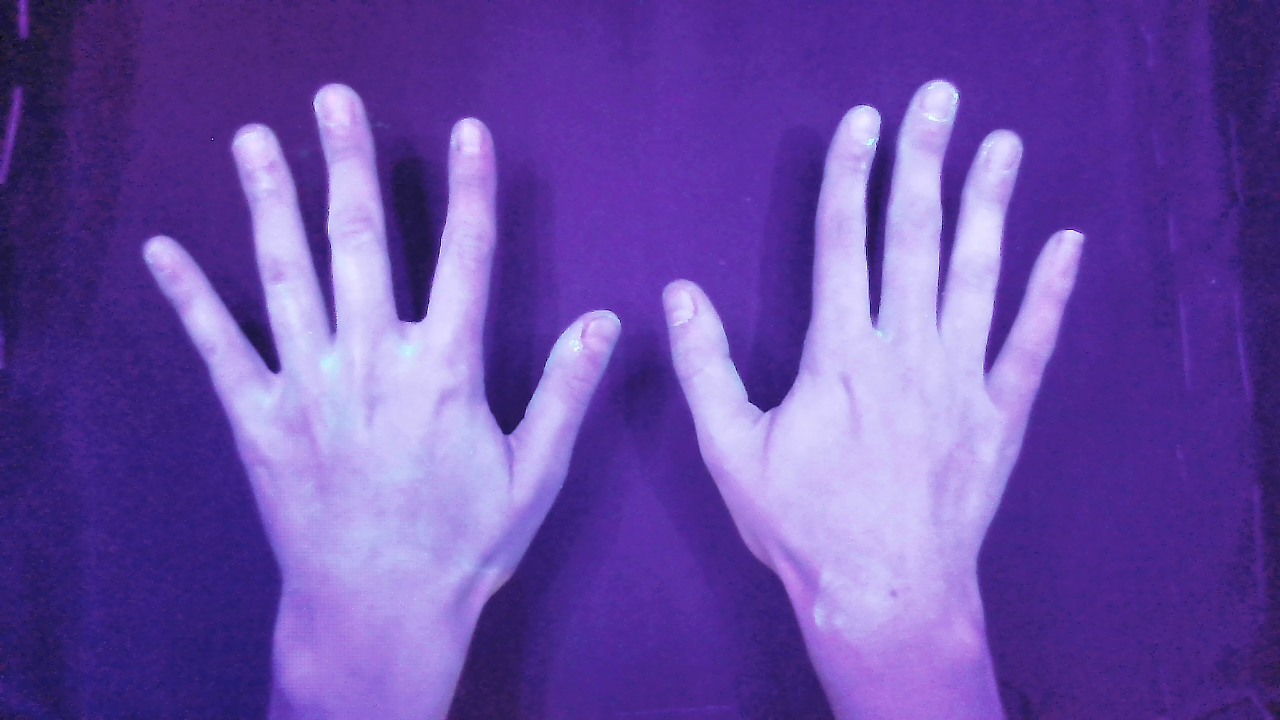
#> input picture Processing/Bank/Imgs/hand_test_102.png, 1280 x 720 px
$ python -i main.py   (imports and definitions only)
#> lines starting #> are read from the running program, lines starting #| are printed output that depends on the picture
import cv2 as cv
import matplotlib.pyplot as plt
import numpy as np
import scipy.signal as sig
import errno
import os

results = []

def path(i): return f'Processing/Bank/Imgs/hand_test_{i}.png'

def createImg(i, hide=True, resized=False):
    img = cv.imread(path(i))
    if not resized:
        w = int(1280/3)
        h = int(720/3)
        img = cv.resize(img, (w,h))
        img = img[0:int(h*4/5), 0:w] # recortar imagen en muñeca
    if not hide: cv.imshow(f'Original {i}', img)
    return img

# [94 lines left out: functions set_histogram, one_d_histogram, find_hand_thresh, get_binary_mask, contour, split_n_clahe and 1 more, not called in this run]


w = int(1280/3)
h = int(720/3)

# [6 lines left out: function text, not called in this run]

def show_gel_percentage(i):

    j = i - 2

    handGel = createImg(i, hide=True)
    handNoGel = createImg(j, hide=True)

    ### Hand mask ###
    medium_blur = (3,3)
    blurredHandGel = cv.blur(handGel, medium_blur)
    blurredHandNoGel = cv.blur(handNoGel, medium_blur)
    grayBlurredHandGel = cv.cvtColor(blurredHandGel, cv.COLOR_BGR2GRAY)
    grayBlurredHandNoGel = cv.cvtColor(blurredHandNoGel, cv.COLOR_BGR2GRAY)
    hGrayBlurredHandGel = one_d_histogram(grayBlurredHandGel, 'Blurred gray gel', hide=True)
    hGrayBlurredHandNoGel = one_d_histogram(grayBlurredHandNoGel, 'Blurred gray no gel', hide=True)
    mGrayBlurredHandGel = get_binary_mask(i, find_hand_thresh(hGrayBlurredHandGel, title='gel thresh', hide=True), grayBlurredHandGel, 'gray blurred gel')
    mGrayBlurredHandNoGel = get_binary_mask(i, find_hand_thresh(hGrayBlurredHandNoGel, title='no gel thresh', hide=True), grayBlurredHandNoGel, 'gray blurred no gel')
    copyHandGel = handGel.copy()
    copyHandNoGel = handNoGel.copy()
    mHandGel, aHandGel = contour(mGrayBlurredHandGel, copyHandGel, (255, 255, 255), i, 'gray blurred gel', hide=True)
    mHandNoGel, aHandNoGel = contour(mGrayBlurredHandNoGel, copyHandNoGel, (255, 255, 255), j, 'gray blurred no gel', hide=True)

    ### Gel mask ###
    imgHsvGel = cv.cvtColor(cv.bitwise_and(handGel, mHandGel), cv.COLOR_BGR2HSV)
    imgHsvNoGel = cv.cvtColor(cv.bitwise_and(handNoGel, mHandNoGel), cv.COLOR_BGR2HSV)

    claheGelH, claheGelS, claheGelV, claheGelHSV = split_n_clahe(imgHsvGel)
    claheNoGelH, claheNoGelS, claheNoGelV, claheNoGelHSV = split_n_clahe(imgHsvNoGel)

    hGelVsNoGel = [claheGelH,claheNoGelH]
    hHGelVsNoGel = one_d_histogram(hGelVsNoGel, f'Hue gel vs no gel | {i}', min=1, hide=True, normalize=True)

    imgHsvGel = cv.merge((claheGelH, claheGelS, claheGelV))
    gelPercentage = find_gel_percentage(hHGelVsNoGel, handGel, imgHsvGel, aHandGel, hide=True)
    return gelPercentage

# [20 lines not run here, left out]

>>> import cv2
>>> picture = cv2.imread('../Bank/Imgs/hand_test_102.png', cv2.IMREAD_GRAYSCALE)
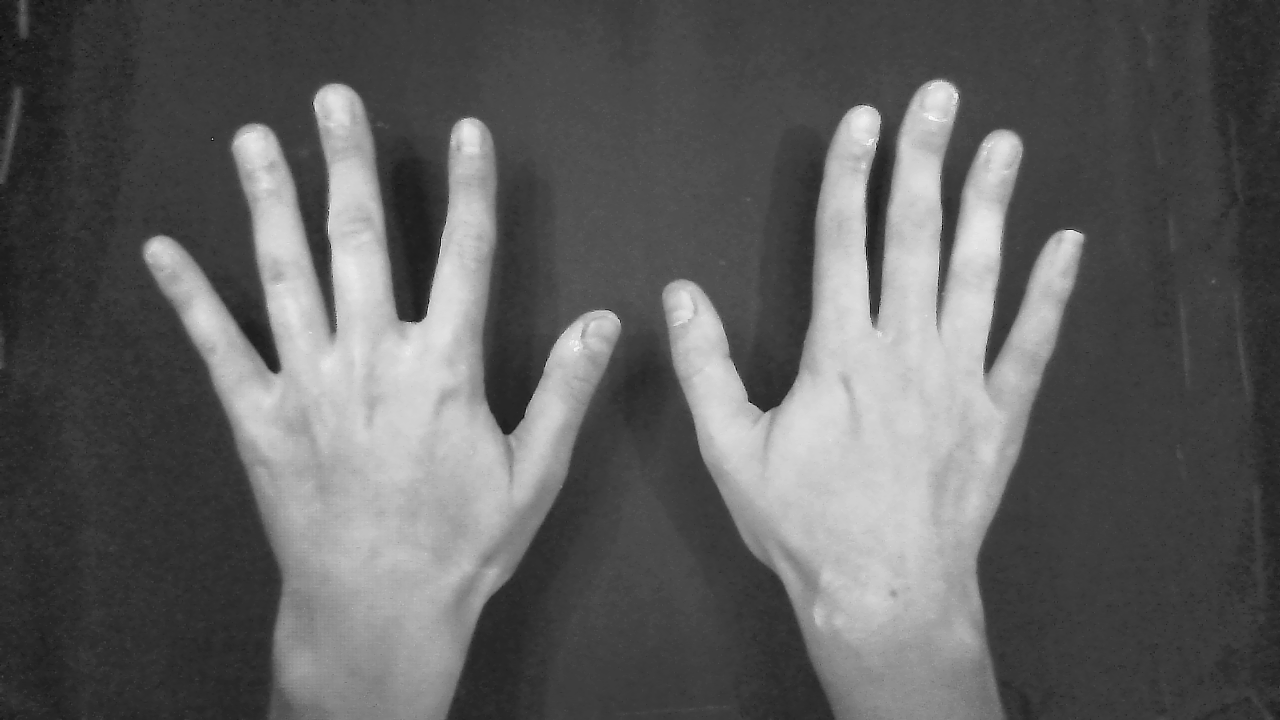
#> picture: shape (720, 1280); min 3, max 255, mean 95.3
>>> result = show_gel_percentage(picture)
#> (the run stopped early here; a loop or call above may not have finished)

$ run again, on Processing/Bank/Imgs/hand_test_509.png
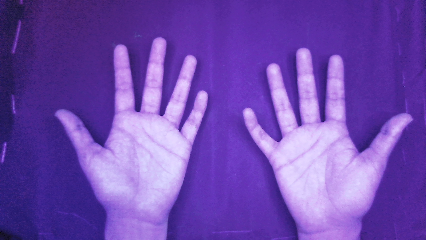
#> input picture Processing/Bank/Imgs/hand_test_509.png, 426 x 240 px
#> `picture = cv2.imread('../Bank/Imgs/hand_test_102.png', cv2.IMREAD_GRAY..`:
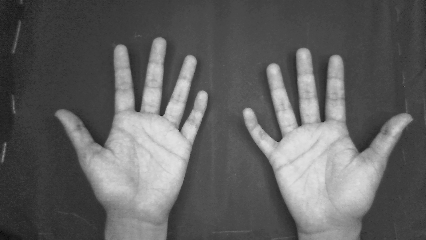
#> picture: shape (240, 426); min 8, max 226, mean 97.4

$ run again, on Processing/Bank/Imgs/hand_test_632.png
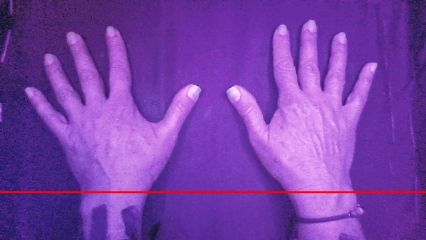
#> input picture Processing/Bank/Imgs/hand_test_632.png, 426 x 240 px
#> `picture = cv2.imread('../Bank/Imgs/hand_test_102.png', cv2.IMREAD_GRAY..`:
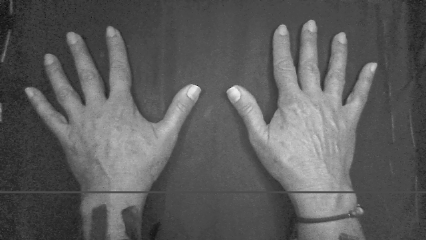
#> picture: shape (240, 426); min 13, max 239, mean 92.7

$ run again, on Processing/Bank/Imgs/hand_test_74.png
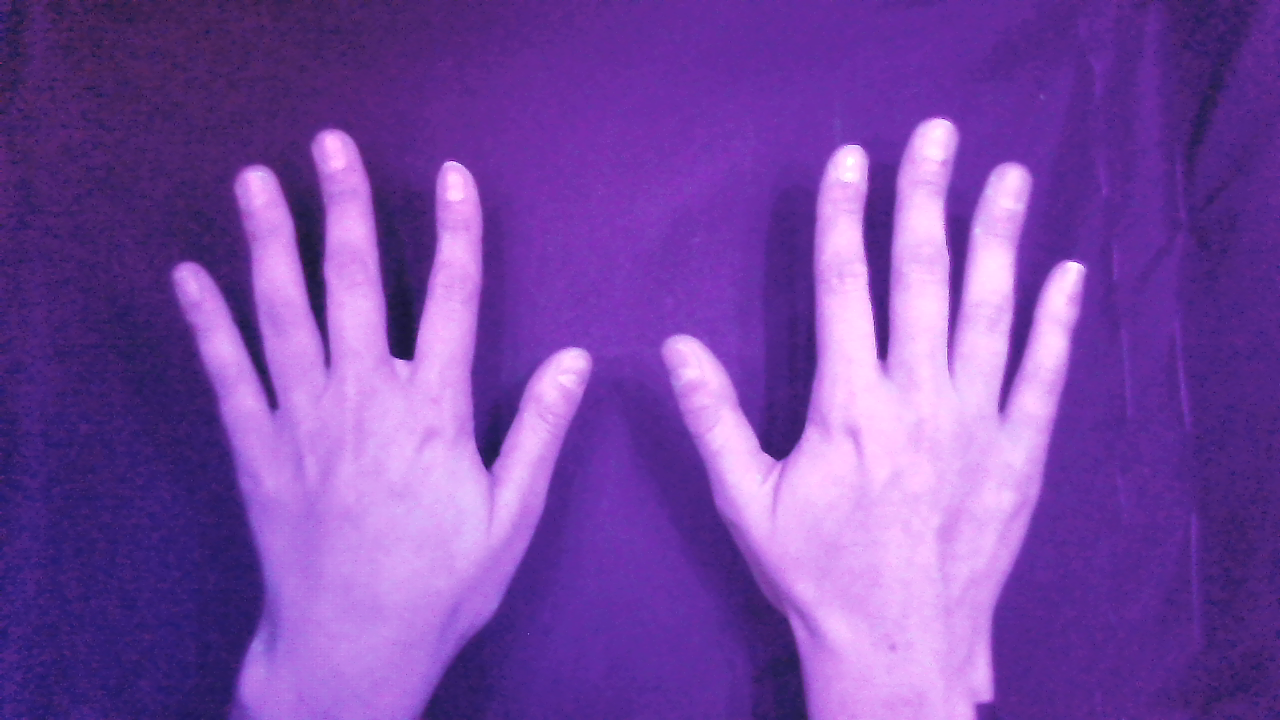
#> input picture Processing/Bank/Imgs/hand_test_74.png, 1280 x 720 px
#> `picture = cv2.imread('../Bank/Imgs/hand_test_102.png', cv2.IMREAD_GRAY..`:
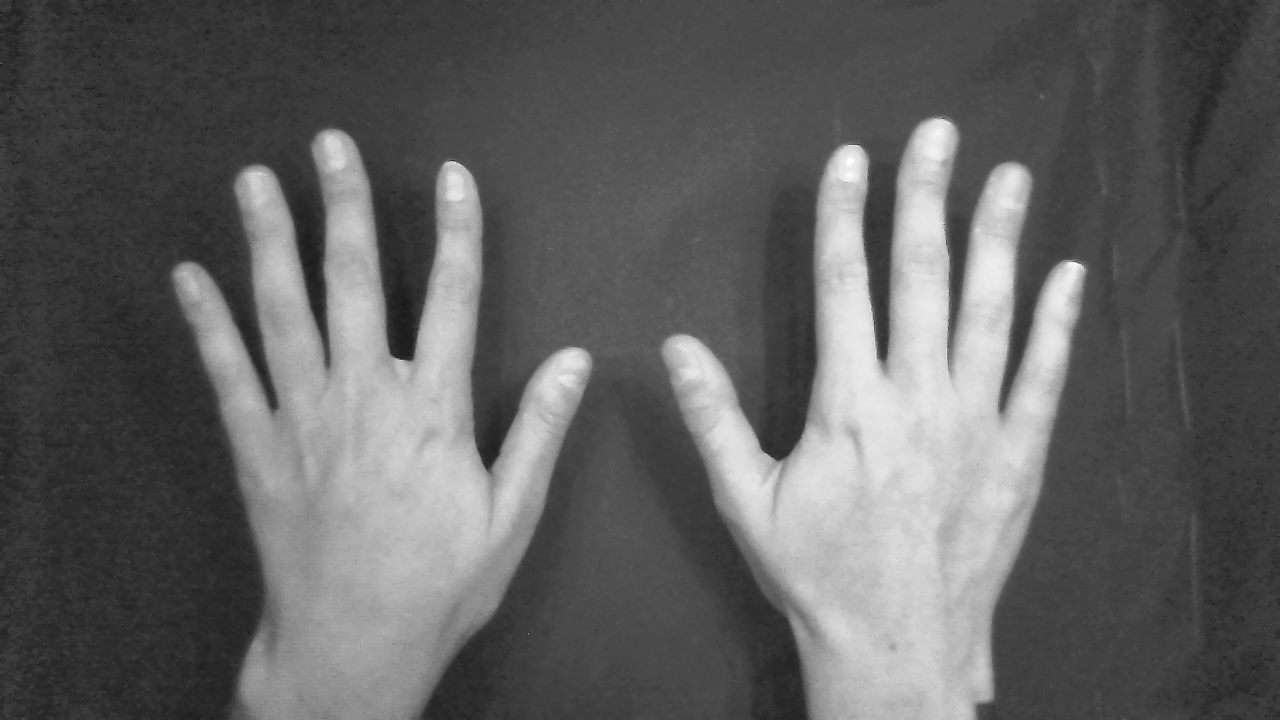
#> picture: shape (720, 1280); min 19, max 255, mean 97.4
